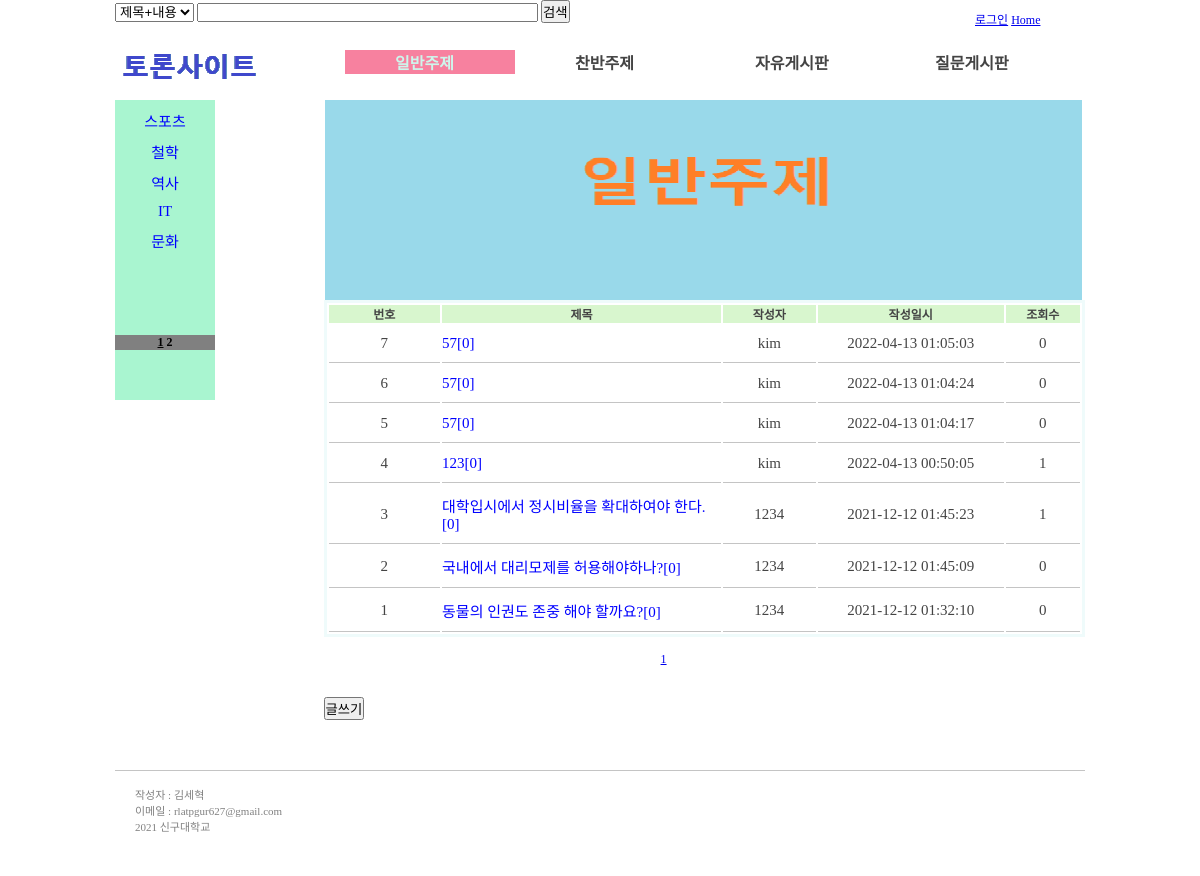
The page /normal.php on the database its author committed.
### tables this page shows
CREATE TABLE IF NOT EXISTS `board_list` (
  `num` int(11) NOT NULL AUTO_INCREMENT,
  `board_name` varchar(100) NOT NULL,
  `date` datetime DEFAULT NULL,
  PRIMARY KEY (`num`)
);

CREATE TABLE IF NOT EXISTS `board` (
  `keey` int(11) unsigned NOT NULL AUTO_INCREMENT,
  `bid` varchar(50) DEFAULT NULL,
  `num` int(11) DEFAULT NULL,
  `writer` varchar(20) DEFAULT NULL,
  `title` varchar(60) DEFAULT NULL,
  `content` text DEFAULT NULL,
  `regtime` varchar(20) DEFAULT NULL,
  `hits` int(11) DEFAULT NULL,
  `img` varchar(50) DEFAULT NULL,
  PRIMARY KEY (`keey`)
);

### normal.php (the view, shortened to what this page needs)
<!DOCTYPE html>
<html lang="en" dir="ltr">
  <head>
    <link rel="stylesheet" type="text/css"href="css/common.css">
    <link rel="stylesheet" type="text/css"href="css/header.css">
	<link rel="stylesheet" type="text/css"href="css/nomer.css">
	<link rel="stylesheet" type="text/css"href="css/side.css">
  </head>
  <body>
<div id="all">
      <header>
	   <div id="search_box">
    <form action="board/search_result.php" method="get">
      <select name="catgo">
	   <option value="titles">제목+내용</option>
      </select>
      <input type="text" name="search" size="40" required="required" /> <button>검색</button>
    </form>
    </div>
        <a href="index.php"><img id="logo" src="img/logo.png"></a>
        <nav id="top_menu">
      <a href="login/login_name.php">로그인</a>  <a href="index.php">Home</a>
        </nav>
        <nav id="top_menu2">
          <ul>
            <div class="nor"  onclick="location.href='normal.php?bid=normal'"> <li>일반주제</li></div>
            <div class="nor1" onclick="location.href='yesno.php?bid=yesno';">  <li>찬반주제 </li></div>
            <div class="nor1" onclick="location.href='free.php?bid=free';">    <li>자유게시판</li></div>
            <div class="nor1" onclick="location.href='board.php?bid=board';">  <li>질문게시판</li></div>
          </ul>
        </nav>
      </header>
	 <body>
      <section id="main">
<div id="side">
	  <?php
	$bid='normal';
	?>
<?php
	require("db_connect.php");
	$numL= 5;
	$numLinkes= 3;
	$pages = empty($_REQUEST["pages"]) ? 1 : $_REQUEST["pages"];
	$stats = ($pages -1) * $numL;
	$name=strlen($bid);
	$query3 = $db->query("select *  from board_list where board_name like '$bid%' order by num desc limit $stats,$numL");
	while ($row = $query3->fetch()) {
	$str = substr($row['board_name'], $name);
	if($str==$_REQUEST["bid"]){
		$side_bord="side_bord";
	}else{
		$side_bord="side_bord1";
	}
?>
<div class="str">
 <td style="text-align:left;">
   <div class=<?=$side_bord?> onclick="location.href='normal.php?bid=<?=$str?>&pages=<?=$pages?>&mainbid=normal'"><?php echo"$str"?></div>
 </td>
	</div>
	 <?php
$firstLinks = floor(($pages - 1)/$numLinkes)*$numLinkes+1;
	$lastLinks = $firstLinks + $numLinkes -1;
	$mainbid="normal";
	$numRecords = $db->query("select count(*) from  board_list  where board_name like '$mainbid%' ")->fetchColumn();
	$numPages = ceil($numRecords / $numL);
	if($lastLinks  >$numPages){
	   $lastLinks = $numPages;
	}
}
?>
<div class="pa">
<?php
		for ($i2=$firstLinks; $i2 <= $lastLinks; $i2++){
?>
			<a href="<?=$bid?>.php?bid=<?=$bid?>&pages=<?=$i2?>"> <?=($i2 == $pages) ? "<u>$i2</u>" : $i2?> </a>
<?php
		}
?>
</div>
 </div>
        <div id="">
          <img id ="img"src="img/normal.png" alt="">
        </div>
		 <div class="border1">
            <table id=border1>
                <tr>
                    <th class="num"    >번호    </th>
                    <th class="title"  >제목    </th>
                    <th class="writer" >작성자  </th>
                    <th class="regtime">작성일시</th>
                    <th class="hits"   >조회수  </th>
                </tr>
          </div>
			<div class="border1">
            	<?php
				$numLines= 7;
				$numLinke= 3;
			   $page = empty($_REQUEST["page"]) ? 1 : $_REQUEST["page"];
			   $stat = ($page -1) * $numLines;
			  $bid = empty($_REQUEST["bid"]) ? "free" : $_REQUEST["bid"];
              $query = $db->query("select * from board  where bid='$bid' order by num desc limit $stat,$numLines");
			  while ($row = $query->fetch()) {
			  $data = $db->query ("select count(*) from reply where con_num='".$row['num']."'and board='".$bid."'")->fetchColumn();
			$boardtime = $row['regtime'];
          $timenow = date("Y-m-d H:i:s");
			$beforeDay = date("Y-m-d H:i:s", strtotime($timenow." -24 hours"));
          if($timenow>=$boardtime&&$beforeDay<=$boardtime){
            $img = "<img src='img/new.png' alt='new' title='new' />";
          }else{
            $img ="";
        }
				$imgs ="board/".$row['img'];
				?>
                <tr class="borard_link">
                    <td id="a" ><?php echo"$row[num] "?><img id ="imgs" src="<?=$imgs?>"onerror="this.style.display='none'" alt="" ></td>
                    <td style="text-align:left;">
                     <a href="board/view.php?bid=<?=$bid?>&num=<?php echo"$row[num]"?>&page=<?=$page?>&mainbid=<?=$mainbid?>"><?php  echo"$row[title]"?><?php  echo"[",$data,"]"?><?php echo $img; ?></a></td>
                    <td><?php echo"$row[writer]"?></td>
                    <td><?php echo"$row[regtime]"?></td>
                    <td><?php echo"$row[hits]"?></td>
                </tr>
             <?php
            	}
			?>
			<br>
<?php
	$firstLink = floor(($page - 1)/$numLinke)*$numLinke+1;
	$lastLink = $firstLink + $numLinke -1;
	$numRecords = $db->query("select count(*) from  board  where bid='$bid' ")->fetchColumn();
	$numPage = ceil($numRecords / $numLines);
	$mainbid="normal";
	if($lastLink  >$numPage){
	   $lastLink = $numPage;
	}
?>
<div style="width:680px; text-align:center;">
<?php
		for ($i=$firstLink; $i <= $lastLink; $i++){
?>
			<a class="nones" href="normal.php?bid=<?=$bid?>&page=<?=$i?>"> <?=($i == $page) ? "<u>$i</u>" : $i?> </a>
<?php
		}
?>
</div>
<br><br>
<input type="button" value="글쓰기"
       onclick="location.href='board/write.php?bid=<?=$bid?>&a=<?=$mainbid?>'">
</div>
  </section>
<footer>
    <p>
        <span>작성자 : 김세혁</span><br/>
        <span>이메일 : rlatpgur627@gmail.com</span><br/>
        <span>2021 신구대학교</span>
    </p>
</footer>
</div>
<br>
  </body>
</html>

### css/common.css (style rules this page uses)
* { margin:0; padding:0; }
body { font-family:"맑은 고딕","돋움"; font-size: 12px; color: #444444; }
ul { list-style-type: none; }
#all { width:970px; height:auto; margin: 0 auto; }

### css/header.css (style rules this page uses)
header { height:100px; position: relative; }
header #logo { position: relative; top: 30px; }
header #top_menu { position: absolute; top: 10px; left: 860px; }
header #top_menu2 { width: 757px; height: 38px; background-repeat: no-repeat; position: absolute; top: 40px; left:210px; }
header #top_menu2 ul { margin-top:10px; margin-left:10px; display:flex; }
header #top_menu2 li { display: inline-block; margin:0px 40px 0 50px; font-size: 16px; text-align:center; font-weight:bold; }
header #top_menu2 div { margin-left:10px; width:170px; }
header #top_menu2 .nor { background-color:#F7819F; color:#CEF6EC; cursor: pointer; }
header #top_menu2 .nor1 { cursor: pointer; }
footer { margin-top:50px; position:relative; width: 100%; height: 90px; bottom: 0px; border-top: 1px solid #c4c4c4; padding-top: 15px; color: #808080; font-size: 11px; float: left; }
footer p span { display: inline-block; margin-left: 20px; }

### css/nomer.css (style rules this page uses)
section#main { width: 970px; height:auto; margin-top: auto; position: relative; }
section#main #img { width: 757px; height:200px; position: relative; float: right; margin-right:3px; }
.nones { color: -webkit-link; cursor: pointer; text-decoration: none; }
section#main .border1 { position: relative; width:78.5%; float: right; }
section#main #border1 { border: 3px solid #EFFBFB; text-align:center; width:100%; }
section#main #border1 th { background-color: #D8F6CE; }
section#main #border1 td { padding-top:10px; padding-bottom:10px; font-size:15px; border-bottom: 1px solid #c4c4c4; }
section#main #border1 .num { width:12%; }
section#main #border1 .title { width:30%; }
section#main #border1 .writer { width:10%; }
section#main #border1 .regtime { width:20%; }
section#main #border1 .hits { width:8%; }
section#main #border1 .borard_link a:link { text-decoration:none; color:blue; }

### css/side.css (style rules this page uses)
#side { position:relative; height:300px; width:100px; color:blue; background-color:#A9F5D0; float: left; text-align:center; }
.str { font-size:15px; font-style:bold; margin-top:10px; }
.side_bord1 { cursor: pointer; }
#side a:link { text-decoration: none; font-weight: bolder; color: black; }
.pa { width:100px; text-align:center; background-color:grey; position:absolute; left:0px; bottom: 50px; }

### rows shown on the page
board_list: board_name "스포츠"
board_list: board_name "철학"
board_list: board_name "역사"
board_list: board_name "IT"
board_list: board_name "문화"
board: num "7", title "57", data "0", writer "kim", regtime "2022-04-13 01:05:03", hits "0"
board: num "6", title "57", data "0", writer "kim", regtime "2022-04-13 01:04:24", hits "0"
board: num "5", title "57", data "0", writer "kim", regtime "2022-04-13 01:04:17", hits "0"
board: num "4", title "123", data "0", writer "kim", regtime "2022-04-13 00:50:05", hits "1"
board: num "3", title "대학입시에서 정시비율을 확대하여야 한다.", data "0", writer "1234", regtime "2021-12-12 01:45:23", hits "1"
board: num "2", title "국내에서 대리모제를 허용해야하나?", data "0", writer "1234", regtime "2021-12-12 01:45:09", hits "0"
board: num "1", title "동물의 인권도 존중 해야 할까요?", data "0", writer "1234", regtime "2021-12-12 01:32:10", hits "0"
